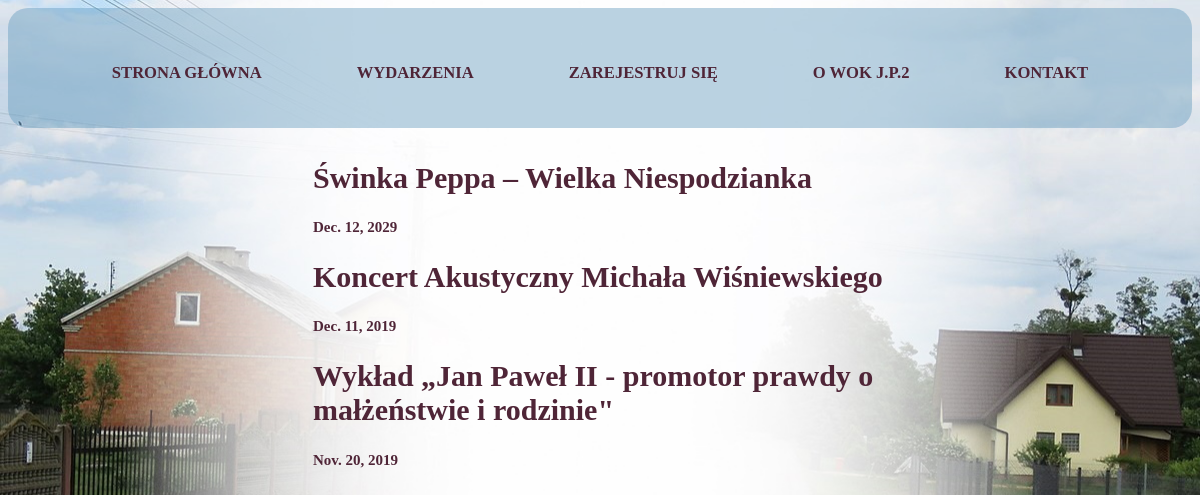
Page /show/ on the committed database.
### uploads/core/models.py (models this page shows)
class Show(models.Model):
    id = models.AutoField(primary_key=True)
    name = models.CharField(max_length=100)
    description = models.TextField()
    date = models.DateField()
    hour = models.IntegerField()
    objects = models.Manager()

### uploads/core/views.py (the view)
# urls.py: url('show/', views.showlist, name='event_list')
def showlist(request):
    events = Show.objects.all()
    return render(request, 'event_list.html', {'events':events})

### uploads/templates/event_list.html
{% extends 'base.html' %}
{% block content %}
<center>
<table>
{% for i in events %}
<tr>
<td><a href="{% url 'details' i.id %}"><h1>{{ i.name }}</h1></a></td>
</tr><tr><td>{{ i.date }}</td></tr>
{% endfor %}
</table>
</center>
{% endblock %}

### uploads/templates/base.html (shortened to what this page needs)
{% load static %}
<!DOCTYPE html>
<html>
  <head>
    <link rel="stylesheet" href="{% static 'css/main.css' %}">
  </head>
  <body>
    <div id = "naglowek">
  <a href="{% url 'home' %}"><h5 class = "fajne">STRONA GŁÓWNA</h5></a>
  <a href="{% url 'event_list' %}"><h5 class = "fajne">WYDARZENIA</h5></a>
  <a href="{% url 'register' %}"><h5 class = "fajne">ZAREJESTRUJ SIĘ</h5></a>
  <a href="{% url 'about' %}"><h5 class = "fajne">O WOK J.P.2</h5></a>
  <a href="{% url 'contact' %}"><h5 class = "fajne">KONTAKT</h5></a>
  </div>
  <div id = "kontener">
  <div class = "zawartosc">
    {% block content %}
    {% endblock %}
  </div>
  </div>
  </body>
</html>

### static/css/main.css (style rules this page uses)
.fajne { display: inline-block;; color: #4F2537; margin:35px; text-align:center; padding:10px; }
body { background-image: url('tlo.jpg'); background-repeat: no-repeat; background-attachment: fixed; background-position: center; background-size: cover; }
#kontener { width: 600px; margin:auto; font-family:Times; color: #4F2537; font-size: 15px; font-weight: 800; }
#naglowek { height:100px; background-color: rgba(98, 153, 187, 0.432); text-align:center; padding-top:10px; padding-bottom:10px; font-size:20px; border-bottom-right-radius:20px; border-bottom-left-radius:20px; border-top-right-radius:20px; border-top-left-radius:20px; }
.zawartosc { height: 500px; padding: 10px; text-align: center; }
a:link { color:#4F2537; text-decoration: none; }

### rows in the picture
Show: name "Świnka Peppa – Wielka Niespodzianka", date "Dec. 12, 2029"
Show: name "Koncert Akustyczny Michała Wiśniewskiego", date "Dec. 11, 2019"
Show: name "Wykład „Jan Paweł II - promotor prawdy o małżeństwie i rodzinie\"", date "Nov. 20, 2019"
